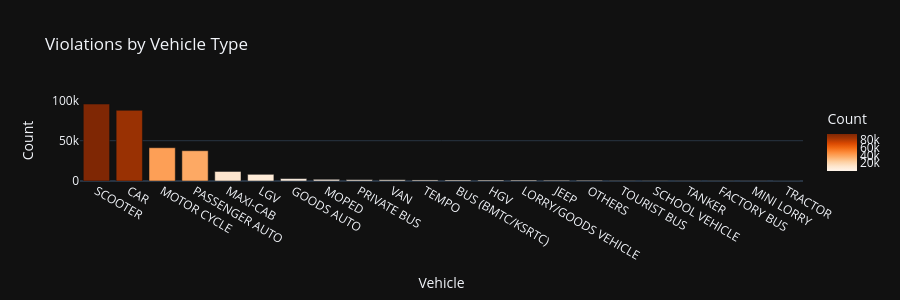

Notebook code for this chart:
### Code cell
# 3.6 Vehicle type -- who is blocking the road?
df_eda['vehicle_clean'] = (
    df_eda['updated_vehicle_type']
    .fillna(df_eda['vehicle_type']).fillna('UNKNOWN')
    .str.strip().str.upper()
)
vehicle_counts = df_eda['vehicle_clean'].value_counts().reset_index()
vehicle_counts.columns = ['Vehicle', 'Count']

fig = px.bar(
    vehicle_counts, x='Vehicle', y='Count',
    title='Violations by Vehicle Type',
    template='plotly_dark', color='Count', color_continuous_scale='Oranges'
)
fig.update_layout(height=300)
fig.show()

### Figure 1 — Plotly figure (JSON) as saved in the notebook; plotly's stock layout.template omitted (floating-point values rounded to 4 significant figures)
{"data": [{"hovertemplate": "Vehicle=%{x}<br>Count=%{marker.color}<extra></extra>", "legendgroup": "", "marker": {"color": [95440, 87638, 41269, 37568, 11836, 8290, 2974, 2111, 1656, 1524, 1288, 1244, 1176, 1135, 946, 880, 369, 368, 259, 224, 193, 62], "coloraxis": "coloraxis", "pattern": {"shape": ""}}, "name": "", "orientation": "v", "showlegend": false, "textposition": "auto", "type": "bar", "x": ["SCOOTER", "CAR", "MOTOR CYCLE", "PASSENGER AUTO", "MAXI-CAB", "LGV", "GOODS AUTO", "MOPED", "PRIVATE BUS", "VAN", "TEMPO", "BUS (BMTC/KSRTC)", "HGV", "LORRY/GOODS VEHICLE", "JEEP", "OTHERS", "TOURIST BUS", "SCHOOL VEHICLE", "TANKER", "FACTORY BUS", "MINI LORRY", "TRACTOR"], "xaxis": "x", "y": [95440, 87638, 41269, 37568, 11836, 8290, 2974, 2111, 1656, 1524, 1288, 1244, 1176, 1135, 946, 880, 369, 368, 259, 224, 193, 62], "yaxis": "y"}], "layout": {"barmode": "relative", "coloraxis": {"autocolorscale": false, "colorbar": {"title": {"text": "Count"}}, "colorscale": [[0, "rgb(255,245,235)"], [0.125, "rgb(254,230,206)"], [0.25, "rgb(253,208,162)"], [0.375, "rgb(253,174,107)"], [0.5, "rgb(253,141,60)"], [0.625, "rgb(241,105,19)"], [0.75, "rgb(217,72,1)"], [0.875, "rgb(166,54,3)"], [1, "rgb(127,39,4)"]]}, "height": 300, "legend": {"tracegroupgap": 0}, "title": {"text": "Violations by Vehicle Type"}, "xaxis": {"anchor": "y", "domain": [0, 1], "title": {"text": "Vehicle"}}, "yaxis": {"anchor": "x", "domain": [0, 1], "title": {"text": "Count"}}}}
